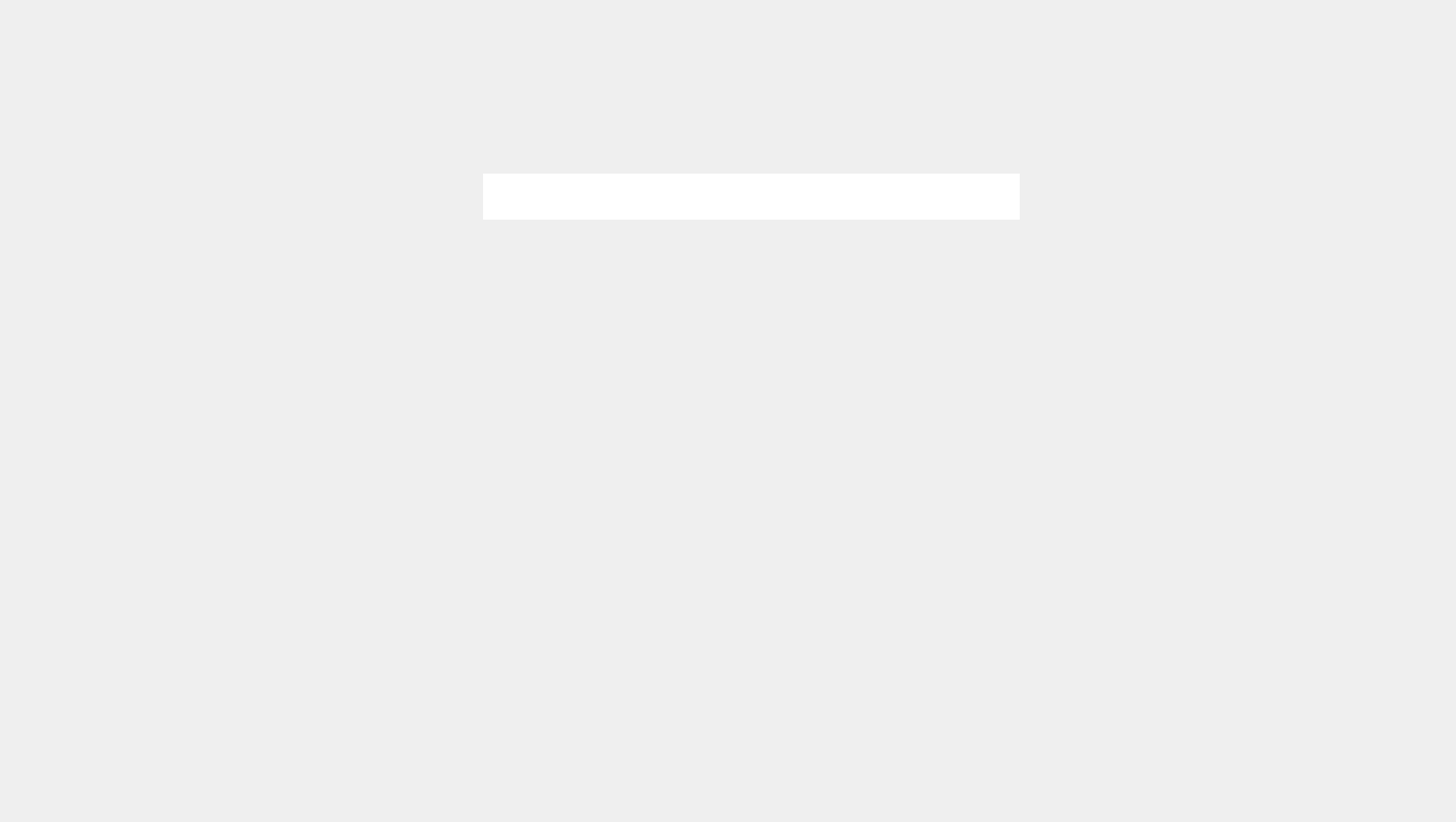
    <widget class="QWidget" name="Sangue_Pai">
     <widget class="QPushButton" name="pushButton_13">
      <property name="geometry">
       <rect>
        <x>740</x>
        <y>470</y>
        <width>181</width>
        <height>121</height>
       </rect>
      </property>
      <property name="text">
       <string/>
      </property>
      <property name="checkable">
       <bool>true</bool>
      </property>
      <property name="flat">
       <bool>true</bool>
      </property>
     </widget>
     <widget class="QPushButton" name="pushButton_38">
      <property name="geometry">
       <rect>
        <x>1000</x>
        <y>460</y>
        <width>181</width>
        <height>131</height>
       </rect>
      </property>
      <property name="text">
       <string/>
      </property>
      <property name="checkable">
       <bool>true</bool>
      </property>
      <property name="flat">
       <bool>true</bool>
      </property>
     </widget>
     <widget class="QPushButton" name="pushButton_39">
      <property name="geometry">
       <rect>
        <x>740</x>
        <y>620</y>
        <width>181</width>
        <height>131</height>
       </rect>
      </property>
      <property name="text">
       <string/>
      </property>
      <property name="checkable">
       <bool>true</bool>
      </property>
      <property name="flat">
       <bool>true</bool>
      </property>
     </widget>
     <widget class="QPushButton" name="pushButton_40">
      <property name="geometry">
       <rect>
        <x>1000</x>
        <y>620</y>
        <width>181</width>
        <height>131</height>
       </rect>
      </property>
      <property name="text">
       <string/>
      </property>
      <property name="checkable">
       <bool>true</bool>
      </property>
      <property name="flat">
       <bool>true</bool>
      </property>
     </widget>
     <widget class="QPushButton" name="pushButton_47">
      <property name="geometry">
       <rect>
        <x>740</x>
        <y>910</y>
        <width>181</width>
        <height>121</height>
       </rect>
      </property>
      <property name="text">
       <string/>
      </property>
      <property name="checkable">
       <bool>true</bool>
      </property>
      <property name="flat">
       <bool>true</bool>
      </property>
     </widget>
     <widget class="QPushButton" name="pushButton_48">
      <property name="geometry">
       <rect>
        <x>1000</x>
        <y>910</y>
        <width>181</width>
        <height>121</height>
       </rect>
      </property>
      <property name="text">
       <string/>
      </property>
      <property name="checkable">
       <bool>true</bool>
      </property>
      <property name="flat">
       <bool>true</bool>
      </property>
     </widget>
     <widget class="QPushButton" name="pushButton_49">
      <property name="geometry">
       <rect>
        <x>60</x>
        <y>770</y>
        <width>161</width>
        <height>41</height>
       </rect>
      </property>
      <property name="text">
       <string/>
      </property>
      <property name="flat">
       <bool>true</bool>
      </property>
     </widget>
     <widget class="QLabel" name="label_8">
      <property name="geometry">
       <rect>
        <x>0</x>
        <y>0</y>
        <width>1920</width>
        <height>1080</height>
       </rect>
      </property>
      <property name="text">
       <string/>
      </property>
      <property name="pixmap">
       <pixmap resource="i.qrc">:/img/Imagens/8.png</pixmap>
      </property>
     </widget>
     <widget class="QLineEdit" name="lineEdit">
      <property name="geometry">
       <rect>
        <x>640</x>
        <y>230</y>
        <width>711</width>
        <height>61</height>
       </rect>
      </property>
      <property name="font">
       <font>
        <pointsize>12</pointsize>
       </font>
      </property>
      <property name="frame">
       <bool>false</bool>
      </property>
     </widget>
     <zorder>label_8</zorder>
     <zorder>pushButton_13</zorder>
     <zorder>pushButton_38</zorder>
     <zorder>pushButton_39</zorder>
     <zorder>pushButton_40</zorder>
     <zorder>pushButton_47</zorder>
     <zorder>pushButton_48</zorder>
     <zorder>pushButton_49</zorder>
     <zorder>lineEdit</zorder>
    </widget>
